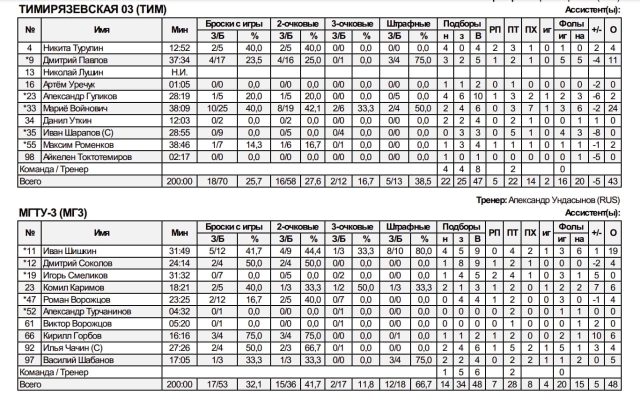
#> input picture app/repositories/data/fiba_proto_1.jpg, 1280 x 786 px (shown at 1/2 size)
$ python -i ocr.py   (imports and definitions only)
#> lines starting #> are read from the running program, lines starting #| are printed output that depends on the picture; after the words box and inside, x2 and y2 are one past the last pixel; in counts of white or black regions, pixels touching at a corner belong together
import cv2
import numpy as np
import pytesseract
from app.common.logger import log


class TextExtractor:
    def __init__(self):
        pass

    # [4 lines left out: function extract, not called in this run]

    @staticmethod
    def preprocessing(image):
        img_bin = 255 - image
        thresh1, img_bin_otsu = cv2.threshold(
            img_bin, 128, 255, cv2.THRESH_BINARY | cv2.THRESH_OTSU)
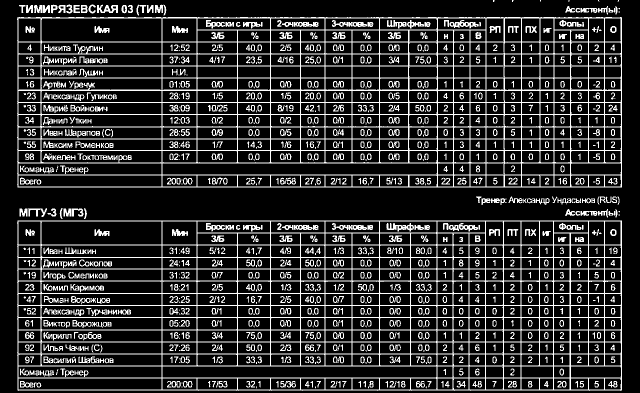
#> img_bin_otsu: shape (786, 1280) (shown at 1/2 size); 18.2% white in thin lines or dots
#> thresh1 = 104

        kernel = cv2.getStructuringElement(cv2.MORPH_RECT, (2, 2))

        vertical_kernel = cv2.getStructuringElement(
            cv2.MORPH_RECT, (1, np.array(image).shape[1] // 100))
#> vertical_kernel = [1, 1, 1, 1, 1, 1, 1, 1, 1, 1, 1, 1]
        eroded_image = cv2.erode(img_bin_otsu, vertical_kernel, iterations=3)
#> eroded_image: shape (786, 1280); 2.5% white in thin lines or dots, all inside (x1, y1, x2, y2) = (35, 52, 1244, 766)
        vertical_lines = cv2.dilate(
            eroded_image, vertical_kernel, iterations=3)
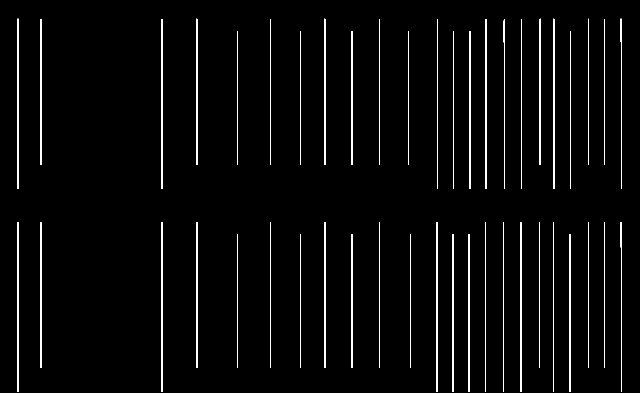
#> vertical_lines: shape (786, 1280) (shown at 1/2 size); 2.8% white in thin lines or dots, all inside (x1, y1, x2, y2) = (35, 37, 1244, 784)

        hor_kernel = cv2.getStructuringElement(
            cv2.MORPH_RECT, (np.array(image).shape[1] // 100, 1))
        eroded_image = cv2.erode(img_bin, hor_kernel, iterations=5)
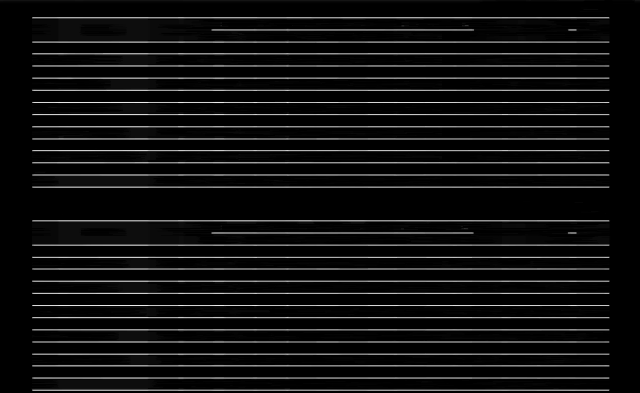
#> eroded_image: shape (786, 1280) (shown at 1/2 size); min 0, max 255, mean 15.9
        horizontal_lines = cv2.dilate(eroded_image, hor_kernel, iterations=5)

        vertical_horizontal_lines = cv2.addWeighted(
            vertical_lines, 0.5, horizontal_lines, 0.5, 0.0)
        vertical_horizontal_lines = cv2.erode(
            ~vertical_horizontal_lines, kernel, iterations=3)
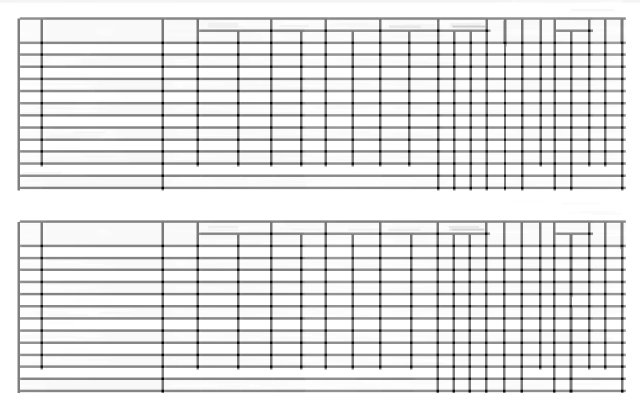
#> vertical_horizontal_lines: shape (786, 1280) (shown at 1/2 size); min 0, max 255, mean 224

        thresh, vertical_horizontal_lines = cv2.threshold(vertical_horizontal_lines, 128,
                                                          255, cv2.THRESH_BINARY | cv2.THRESH_OTSU)
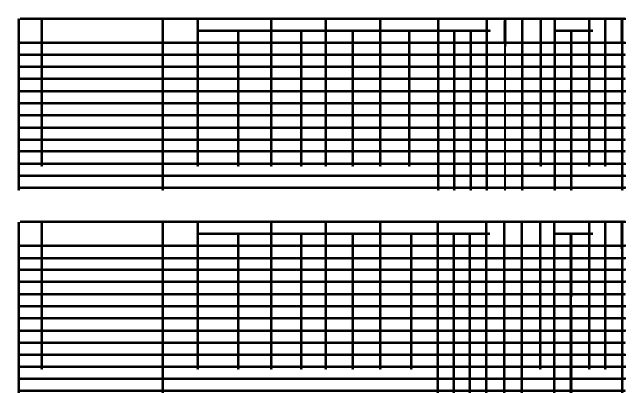
#> vertical_horizontal_lines: shape (786, 1280) (shown at 1/2 size); 76.8% white; 2 black regions, box (x1, y1, x2, y2) and area: (35, 441, 1252, 786) 117133, (35, 35, 1252, 381) 116747
#> thresh = 192

        bitxor = cv2.bitwise_xor(image, vertical_horizontal_lines)
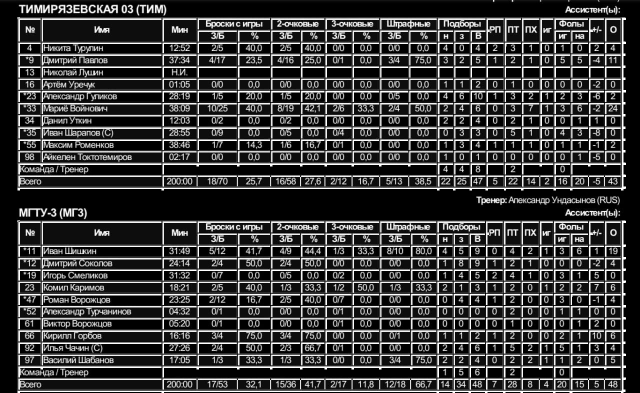
#> bitxor: shape (786, 1280) (shown at 1/2 size); min 0, max 255, mean 59.5
        bitnot = cv2.bitwise_not(bitxor)
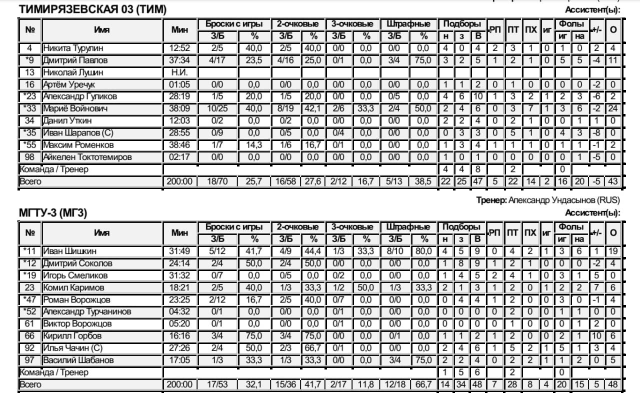
#> bitnot: shape (786, 1280) (shown at 1/2 size); min 0, max 255, mean 195.5

        return bitnot, vertical_horizontal_lines

    # [110 lines left out: functions markup, extract_text, not called in this run]

>>> import cv2
>>> picture = cv2.imread('data/fiba_proto_1.jpg', cv2.IMREAD_GRAYSCALE)
>>> result = TextExtractor().preprocessing(picture)

$ run again, on app/repositories/data/fiba_proto_2.jpg
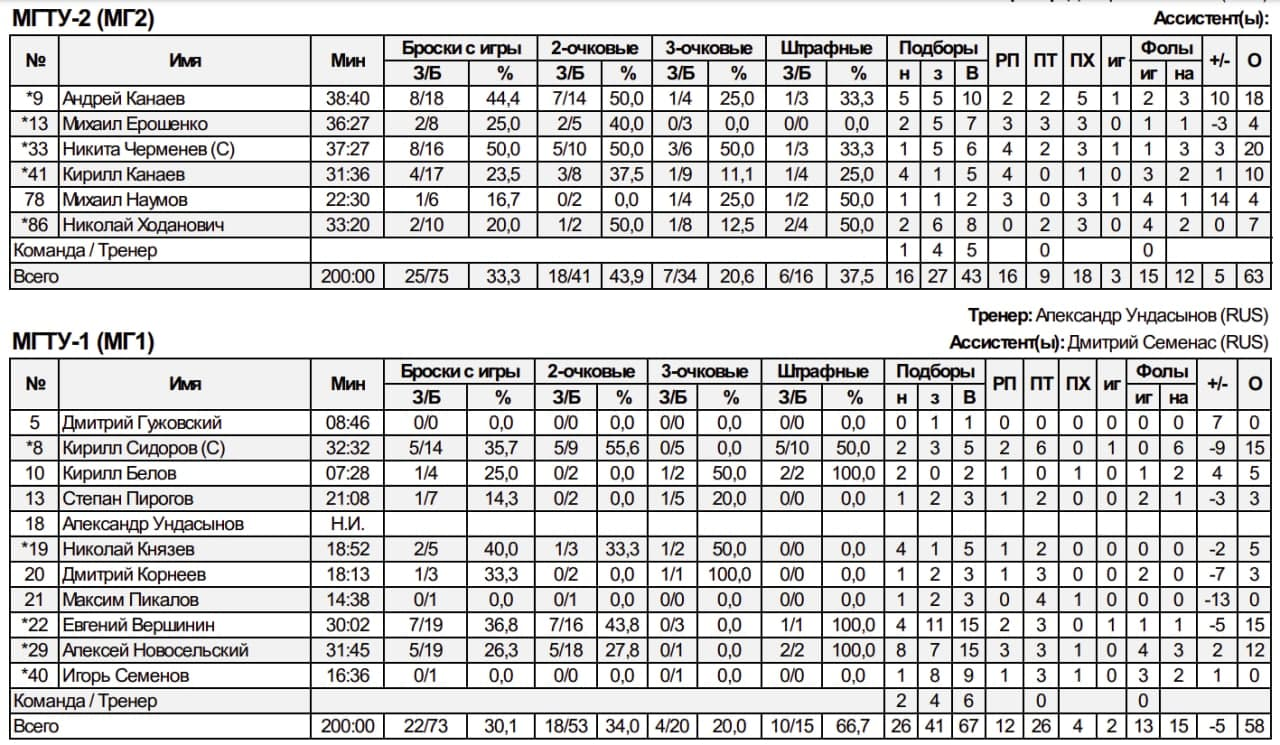
#> input picture app/repositories/data/fiba_proto_2.jpg, 1280 x 745 px
#> in preprocessing, `thresh1, img_bin_otsu = cv2.threshold( img_bin, 128, 255, cv2.THRESH_B..`:
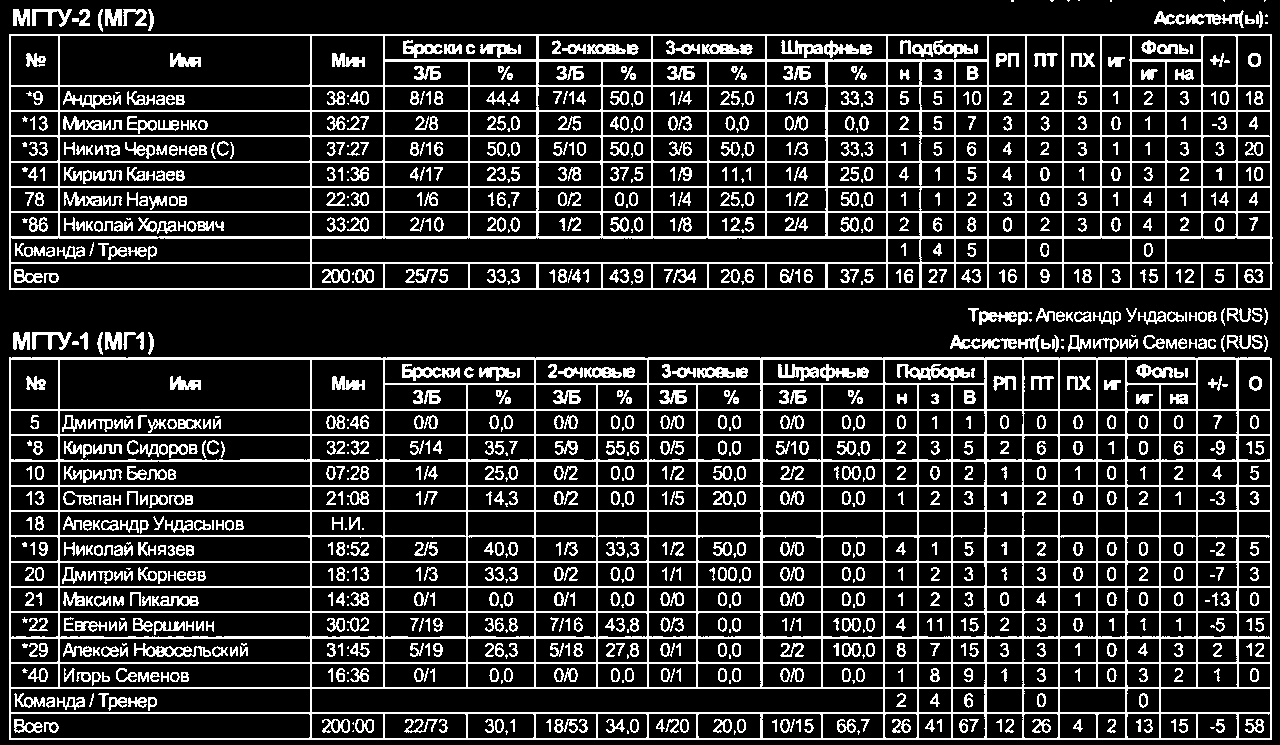
#> img_bin_otsu: shape (745, 1280); 18.8% white in thin lines or dots
#> thresh1 = 102
#> vertical_lines: shape (745, 1280); 2.7% white in thin lines or dots
#> thresh = 191
#> in preprocessing, `bitnot = cv2.bitwise_not(bitxor)`:
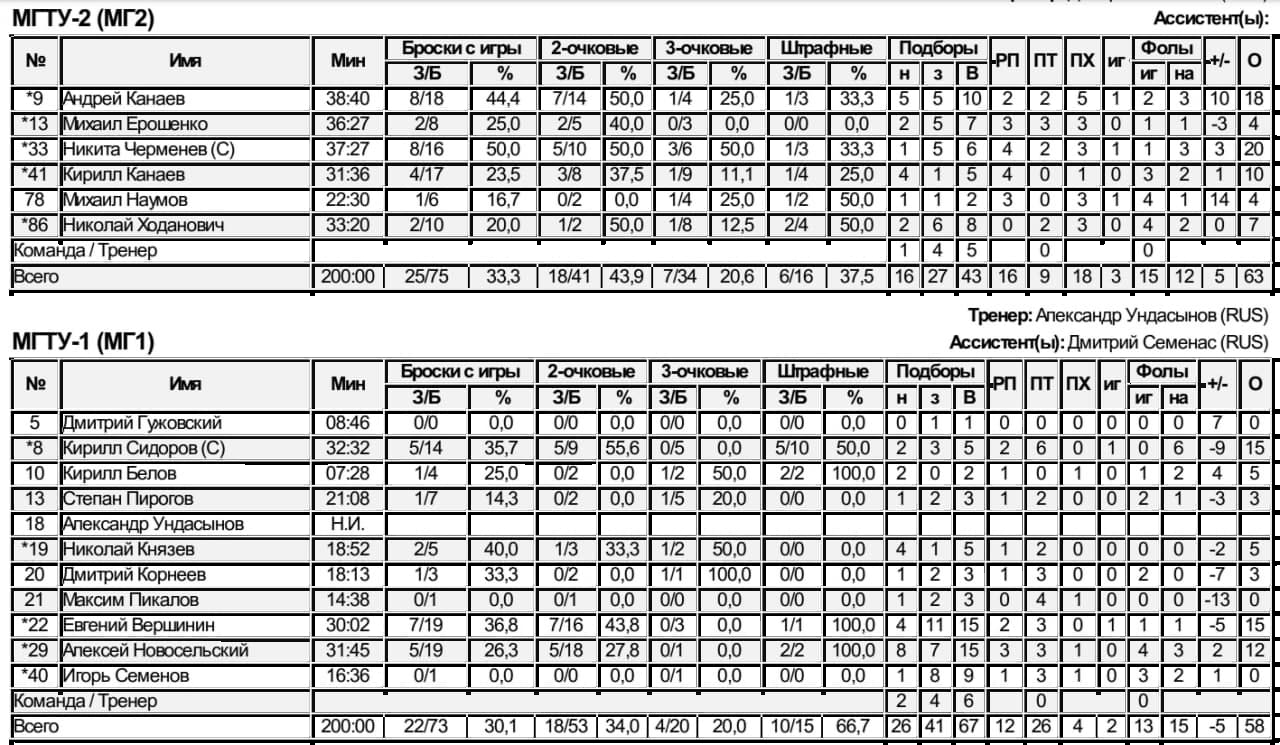
#> bitnot: shape (745, 1280); min 0, max 255, mean 195.2
